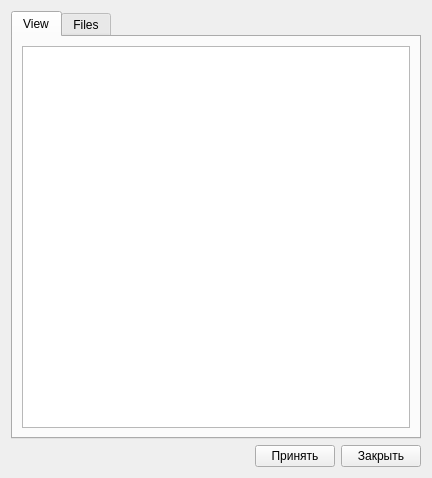
<?xml version="1.0" encoding="UTF-8"?>
<ui version="4.0">
 <class>ViewDMD</class>
 <widget class="QWidget" name="ViewDMD">
  <property name="geometry">
   <rect>
    <x>0</x>
    <y>0</y>
    <width>432</width>
    <height>478</height>
   </rect>
  </property>
  <property name="windowTitle">
   <string>Dialog</string>
  </property>
  <layout class="QVBoxLayout" name="verticalLayout_3">
   <item>
    <widget class="QTabWidget" name="tabWidget">
     <property name="tabPosition">
      <enum>QTabWidget::North</enum>
     </property>
     <property name="tabShape">
      <enum>QTabWidget::Rounded</enum>
     </property>
     <property name="currentIndex">
      <number>0</number>
     </property>
     <property name="iconSize">
      <size>
       <width>32</width>
       <height>32</height>
      </size>
     </property>
     <widget class="QWidget" name="tab">
      <attribute name="title">
       <string>View</string>
      </attribute>
      <layout class="QVBoxLayout" name="verticalLayout">
       <item>
        <widget class="QTextBrowser" name="textBrowser"/>
       </item>
      </layout>
     </widget>
     <widget class="QWidget" name="tab_4">
      <attribute name="title">
       <string>Files</string>
      </attribute>
      <layout class="QVBoxLayout" name="verticalLayout_2">
       <item>
        <widget class="QTreeView" name="treeView"/>
       </item>
      </layout>
     </widget>
    </widget>
   </item>
   <item>
    <layout class="QHBoxLayout" name="horizontalLayout">
     <item>
      <spacer name="horizontalSpacer">
       <property name="orientation">
        <enum>Qt::Horizontal</enum>
       </property>
       <property name="sizeHint" stdset="0">
        <size>
         <width>40</width>
         <height>20</height>
        </size>
       </property>
      </spacer>
     </item>
     <item>
      <widget class="QPushButton" name="pushButton">
       <property name="text">
        <string>Принять</string>
       </property>
      </widget>
     </item>
     <item>
      <widget class="QPushButton" name="pushButton_2">
       <property name="text">
        <string>Закрыть</string>
       </property>
      </widget>
     </item>
    </layout>
   </item>
  </layout>
 </widget>
 <resources/>
 <connections>
  <connection>
   <sender>pushButton_2</sender>
   <signal>clicked()</signal>
   <receiver>ViewDMD</receiver>
   <slot>close()</slot>
   <hints>
    <hint type="sourcelabel">
     <x>394</x>
     <y>452</y>
    </hint>
    <hint type="destinationlabel">
     <x>432</x>
     <y>441</y>
    </hint>
   </hints>
  </connection>
 </connections>
</ui>
